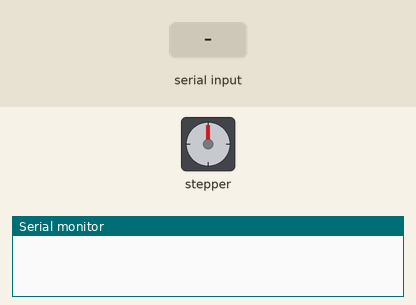
Recording of a sketch running on a simulated Arduino Uno, built with avr-gcc and run on an emulated ATmega328P. Shown: stepper motor, the last lines printed to the serial monitor. Inputs (shaded band) come from the test bench. Stepper angles assume 2048 steps per turn.

Above: at 1.2 s.
1.3 s: "A,45\n" received over Serial
At 2.3 s:
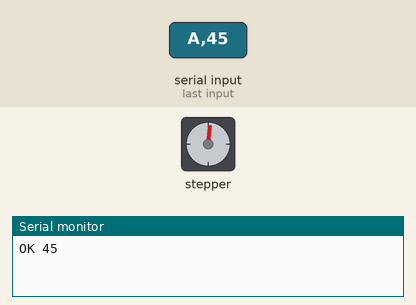
2.8 s: "A90\n" received over Serial
At 2.95 s:
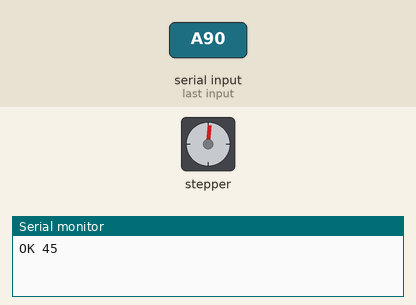
Timing chart, 0 to 5.8 s (numbered marks = the images above; inputs shaded):
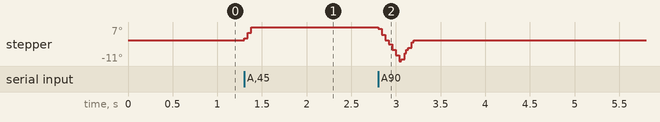

The sketch:

stage_controller.ino
```cpp
// Linear stage controller for the beam profiler.
//
// Hardware: Arduino Uno, 28BYJ-48 5V stepper, ULN2003 driver board.
// The motor turns an M8 lead screw (1.25 mm pitch) that carries the camera.
// 2048 full steps per output revolution gives about 0.61 um per step.
//
// Serial protocol, 115200 baud, newline terminated:
//   H          set current position to zero
//   A <steps>  absolute move with backlash compensation
//   M <steps>  relative move (no compensation)
//   P          report position
//   R          release coils (stops the motor heating while idle)
// Every command replies "OK <position>" or "ERR <reason>".

#include <Stepper.h>

const int STEPS_PER_REV = 2048;
const int BACKLASH_STEPS = 60;   // measure for your screw and nut, see docs/hardware.md
const int RPM = 12;              // the 28BYJ-48 stalls above roughly 15 rpm

// ULN2003 IN1..IN4 on pins 8..11. The Stepper library wants them as 1, 3, 2, 4.
const int IN1 = 8, IN2 = 9, IN3 = 10, IN4 = 11;
Stepper motor(STEPS_PER_REV, IN1, IN3, IN2, IN4);

long position = 0;
String line;

void release_coils() {
  digitalWrite(IN1, LOW);
  digitalWrite(IN2, LOW);
  digitalWrite(IN3, LOW);
  digitalWrite(IN4, LOW);
}

void step_by(long n) {
  // Stepper::step blocks, and takes an int, so move in chunks.
  while (n != 0) {
    int chunk = (n > 1000) ? 1000 : (n < -1000 ? -1000 : (int)n);
    motor.step(chunk);
    n -= chunk;
    position += chunk;
  }
}

void move_absolute(long target) {
  // Always finish the move travelling in the positive direction so the nut
  // sits against the same flank of the thread every time.
  if (target < position) {
    step_by(target - BACKLASH_STEPS - position);
  }
  step_by(target - position);
}

void reply_ok() {
  Serial.print("OK ");
  Serial.println(position);
}

void handle(String cmd) {
  cmd.trim();
  if (cmd.length() == 0) return;
  char op = cmd.charAt(0);
  long arg = cmd.length() > 2 ? cmd.substring(2).toInt() : 0;
  switch (op) {
    case 'H': position = 0; reply_ok(); break;
    case 'A': move_absolute(arg); reply_ok(); break;
    case 'M': step_by(arg); reply_ok(); break;
    case 'P': reply_ok(); break;
    case 'R': release_coils(); reply_ok(); break;
    default: Serial.println("ERR unknown command");
  }
}

void setup() {
  Serial.begin(115200);
  motor.setSpeed(RPM);
  release_coils();
}

void loop() {
  while (Serial.available()) {
    char c = Serial.read();
    if (c == '\n') {
      handle(line);
      line = "";
    } else if (c != '\r') {
      line += c;
    }
  }
}
```

Measured:
- after the input at 2.8 s, stepper: turns 18° counter-clockwise in 0.24 s, then 11° clockwise in 0.14 s
